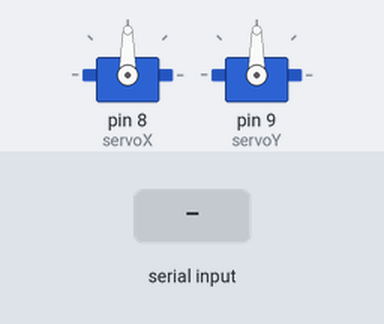
This sketch was run on a simulated Arduino Uno, built with avr-gcc and run on an emulated ATmega328P. Parts: 2 × servo. The inputs (shaded band) are chosen by the test bench.

Above: at 2.2 s.
2.3 s: "D" received over Serial
At 3.5 s:
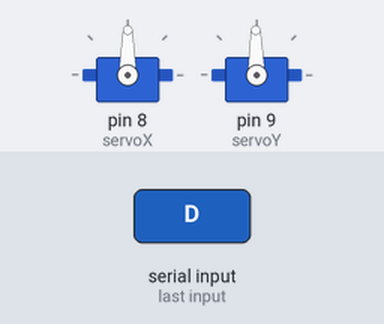
3.8 s: "d" received over Serial
At 4.9 s:
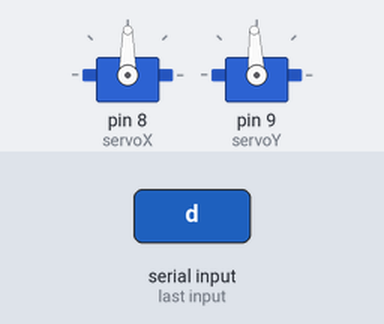
Timing chart, 0 to 6.8 s (numbered marks = the images above; inputs shaded):
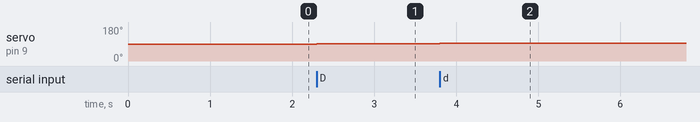

The sketch:

code_arduino.ino
```cpp
#include <Servo.h>
Servo servoX;
Servo servoY;
int x=90 ;
int y=90 ;
char input = ' '; //serial input is stored in this variable
void setup() {
  Serial.begin(9600);
  servoX.attach(8);
  servoY.attach(9);
  servoX.write(x);
  servoY.write(y);
  delay(1000);
}
void loop() {

 if(Serial.available())
  { //checks if any data is in the serial buffer
  input = Serial.read(); //reads the data into a variable
   if(input == 'D')
   {
   y += 1;               //updates the value of the angle
   servoY.write(y);    //adjusts the servo angle according to the input
   }
   else if(input == 'd')
   {
   y += 2;               //updates the value of the angle
   servoY.write(y);    //adjusts the servo angle according to the input
   }
   else if(input == 'U')
   {
   y -= 1;
   servoY.write(y);
   }
   else if(input == 'u')
   {
   y -= 2;
   servoY.write(y);
   }
   /* else{
   servoY.write(y);
   } */
   if(input == 'L'){
   x -= 1;
   servoX.write(x);
   }
   else if(input == 'l'){
   x -= 2;
   servoX.write(x);
   }
   else if(input == 'R')
   {
   x += 1;
   servoX.write(x);
   }
   else if(input == 'r'){
   x += 2;
   servoX.write(x);
   }
//  else
//  {
//  servoX.write(x);
//  }
  input = ' ';           //clears the variable
 }
}
```

Measured:
- after the input at 2.3 s, servo on pin 9 (servoY): 90° → 91° at once
- after the input at 3.8 s, servo on pin 9 (servoY): 91° → 93° at once
